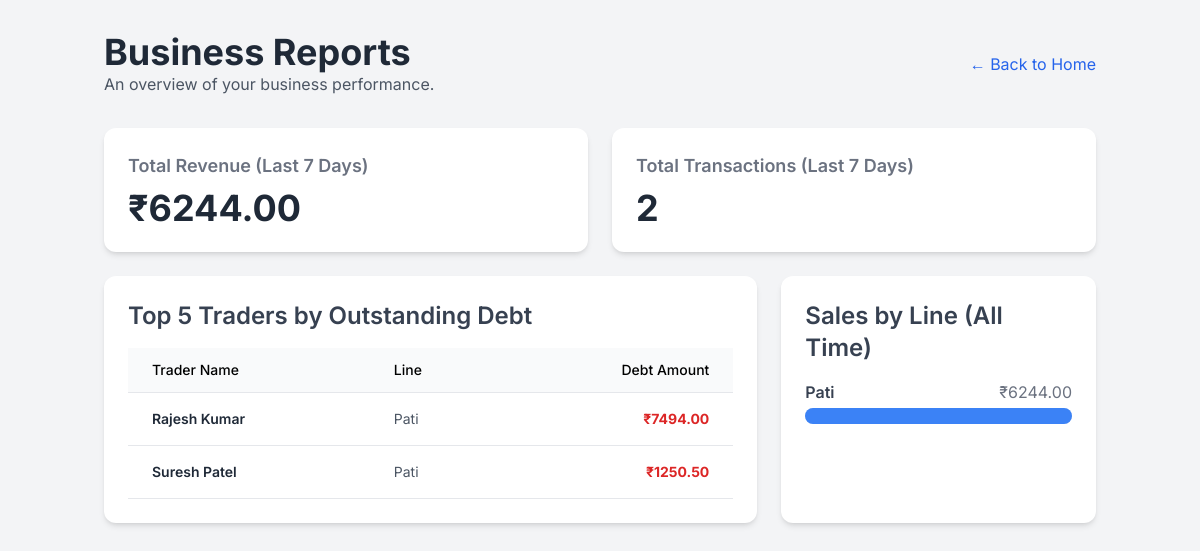
Page /reports on the committed database.
### tables this page shows
CREATE TABLE traders (
    id INTEGER PRIMARY KEY AUTOINCREMENT,
    name TEXT NOT NULL,
    line TEXT NOT NULL,
    total_debt REAL NOT NULL DEFAULT 0.0
);

### app.py (the view)
@app.route('/reports')
def reports():
    db = get_db()
    seven_days_ago = (date.today() - timedelta(days=7)).isoformat()
    summary = db.execute("SELECT SUM(total_amount) as total_revenue, COUNT(id) as num_transactions FROM transactions WHERE type = 'Purchase' AND date >= ?", (seven_days_ago,)).fetchone()
    top_debtors = db.execute("SELECT * FROM traders WHERE total_debt > 0 ORDER BY total_debt DESC LIMIT 5").fetchall()
    line_performance = db.execute("SELECT t.line, SUM(tx.total_amount) as total_sales FROM transactions tx JOIN traders t ON tx.trader_id = t.id WHERE tx.type = 'Purchase' GROUP BY t.line ORDER BY total_sales DESC").fetchall()
    return render_template('reports.html', summary=summary, top_debtors=top_debtors, line_performance=line_performance)

### app.py (called while the page is built)
def get_db():
    if 'db' not in g:
        g.db = sqlite3.connect(DATABASE)
        g.db.row_factory = sqlite3.Row
    return g.db

### templates/reports.html (shortened to what this page needs)
{% extends "layout.html" %}
{% block content %}
<header class="mb-8 flex justify-between items-center">
    <div>
        <h1 class="text-4xl font-bold text-gray-800">Business Reports</h1>
        <p class="text-gray-600">An overview of your business performance.</p>
    </div>
    <a href="/" class="text-blue-600 hover:underline">&larr; Back to Home</a>
</header>
<div class="grid grid-cols-1 lg:grid-cols-3 gap-6">
    <div class="lg:col-span-3 grid grid-cols-1 md:grid-cols-2 gap-6">
        <div class="bg-white p-6 rounded-xl shadow-md">
            <h2 class="text-lg font-semibold text-gray-500">Total Revenue (Last 7 Days)</h2>
            <p class="text-4xl font-bold text-gray-800 mt-2">₹{{ '%.2f'|format(summary.total_revenue or 0) }}</p>
        </div>
        <div class="bg-white p-6 rounded-xl shadow-md">
            <h2 class="text-lg font-semibold text-gray-500">Total Transactions (Last 7 Days)</h2>
            <p class="text-4xl font-bold text-gray-800 mt-2">{{ summary.num_transactions or 0 }}</p>
        </div>
    </div>
    <div class="lg:col-span-2 bg-white p-6 rounded-xl shadow-md">
        <h2 class="text-2xl font-semibold mb-4 text-gray-700">Top 5 Traders by Outstanding Debt</h2>
        <div class="overflow-x-auto">
            <table class="min-w-full text-left text-sm">
                <thead class="border-b bg-gray-50">
                    <tr>
                        <th class="px-6 py-3 font-medium">Trader Name</th>
                        <th class="px-6 py-3 font-medium">Line</th>
                        <th class="px-6 py-3 font-medium text-right">Debt Amount</th>
                    </tr>
                </thead>
                <tbody>
                    {% for trader in top_debtors %}
                    <tr class="border-b hover:bg-gray-50">
                        <td class="px-6 py-4 font-semibold text-gray-800">{{ trader.name }}</td>
                        <td class="px-6 py-4 text-gray-600">{{ trader.line }}</td>
                        <td class="px-6 py-4 text-right font-bold text-red-600">₹{{ '%.2f'|format(trader.total_debt) }}</td>
                    </tr>
                    {% else %}
                    <tr>
                        <td colspan="3" class="text-center py-8 text-gray-500">No outstanding debts found.</td>
                    </tr>
                    {% endfor %}
                </tbody>
            </table>
        </div>
    </div>
    <div class="lg:col-span-1 bg-white p-6 rounded-xl shadow-md">
        <h2 class="text-2xl font-semibold mb-4 text-gray-700">Sales by Line (All Time)</h2>
        <div class="space-y-4">
            {% for line in line_performance %}
            <div>
                <div class="flex justify-between mb-1">
                    <span class="font-semibold text-gray-700">{{ line.line }}</span>
                    <span class="text-gray-500">₹{{ '%.2f'|format(line.total_sales) }}</span>
                </div>
                <div class="w-full bg-gray-200 rounded-full h-4">
                    <div class="bg-blue-500 h-4 rounded-full" style="width: {{ (line.total_sales / (line_performance[0].total_sales if line_performance else 1)) * 100 }}%"></div>
                </div>
            </div>
            {% else %}
            <p class="text-center py-8 text-gray-500">No sales data available.</p>
            {% endfor %}
        </div>
    </div>
</div>
{% endblock %}

### templates/layout.html (style rules this page uses)
body { font-family: 'Inter', sans-serif; }

### rows in the picture
traders: name "Rajesh Kumar", line "Pati", total_debt "7494.00"
traders: name "Suresh Patel", line "Pati", total_debt "1250.50"

### other values in the picture
{{ '%.2f'|format(summary.total_revenue or 0) }} "6244.00"
{{ summary.num_transactions or 0 }} "2"
{{ line.line }} "Pati"
{{ '%.2f'|format(line.total_sales) }} "6244.00"
